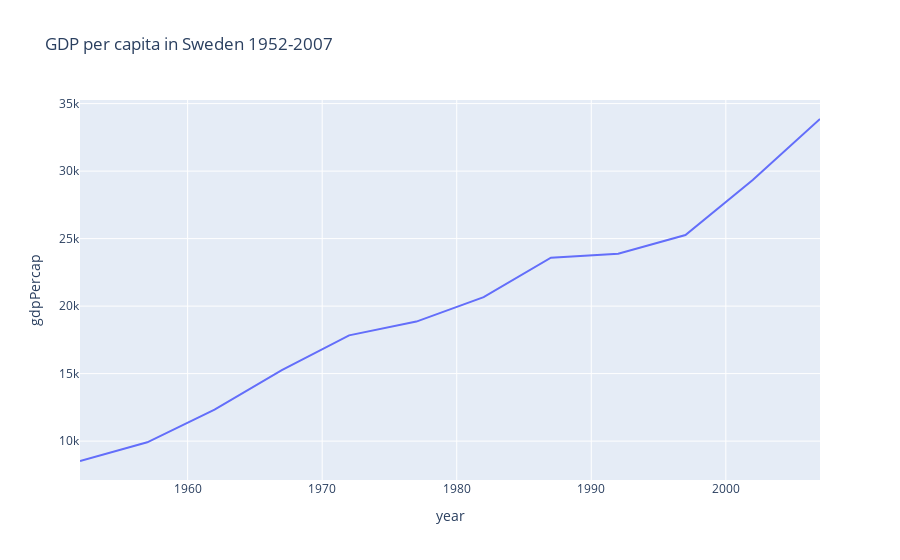

Notebook cell for this chart:
### Markdown cell above
## Linechart

### Code cell
fig = px.line(sweden, x="year", y="gdpPercap", title="GDP per capita in Sweden 1952-2007")
fig.show()

### Figure 1 — Plotly figure (JSON) as saved in the notebook; plotly's stock layout.template omitted (floating-point values rounded to 4 significant figures)
{"data": [{"hovertemplate": "year=%{x}<br>gdpPercap=%{y}<extra></extra>", "legendgroup": "", "line": {"color": "#636efa", "dash": "solid"}, "marker": {"symbol": "circle"}, "mode": "lines", "name": "", "orientation": "v", "showlegend": false, "type": "scatter", "x": [1952, 1957, 1962, 1967, 1972, 1977, 1982, 1987, 1992, 1997, 2002, 2007], "xaxis": "x", "y": [8528.0, 9912.0, 12330.0, 15260.0, 17830.0, 18860.0, 20670.0, 23590.0, 23880.0, 25270.0, 29340.0, 33860.0], "yaxis": "y"}], "layout": {"legend": {"tracegroupgap": 0}, "title": {"text": "GDP per capita in Sweden 1952-2007"}, "xaxis": {"anchor": "y", "domain": [0, 1], "title": {"text": "year"}}, "yaxis": {"anchor": "x", "domain": [0, 1], "title": {"text": "gdpPercap"}}}}
